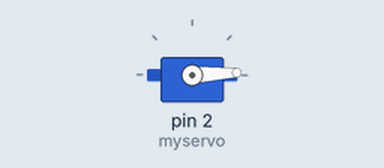
This sketch was run on a simulated Arduino Uno, built with avr-gcc and run on an emulated ATmega328P. On the bench: servo.

Above: at 0.05 s.
At 1.3 s:
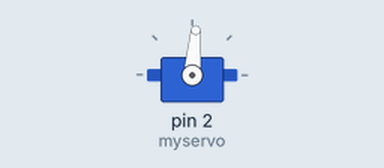
At 2.6 s:
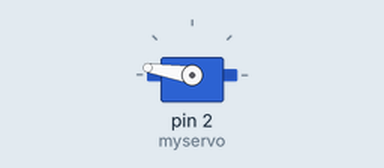
At 5.2 s:
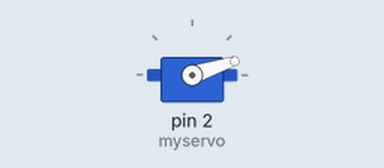
Timing chart, 0 to 7.1 s (numbered marks = the images above):
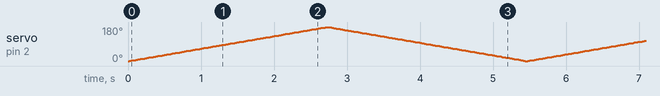

The sketch:

servo_motor_code.ino
```cpp
#include <Servo.h>

Servo myservo;                 // providing a name

int angle = 0;                     // variable to store the servo position

void setup() {
  myservo.attach(2);        // attaches the servo on pin 2 to the servo object
}

void loop() {
  for (angle = 0; angle <= 180; angle += 1) {     // goes from 0 degrees to 180 degrees, in steps of 1 degree
    myservo.write(angle);                                     // tell servo to go to position in variable 'angle'
    delay(15);                                                        // waits 15ms for the servo to reach the position
  }
  for (angle = 180; angle >= 0; angle -= 1) {     // goes from 180 degrees to 0 degrees
    myservo.write(angle);
    delay(15);                                                       // waits 15ms for the servo to reach the position
  }
}
```
